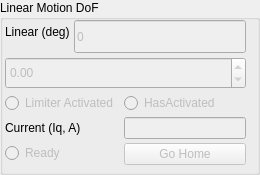
             <widget class="QGroupBox" name="linearGroupBox">
              <property name="sizePolicy">
               <sizepolicy hsizetype="Preferred" vsizetype="Fixed">
                <horstretch>0</horstretch>
                <verstretch>0</verstretch>
               </sizepolicy>
              </property>
              <property name="minimumSize">
               <size>
                <width>0</width>
                <height>175</height>
               </size>
              </property>
              <property name="maximumSize">
               <size>
                <width>16777215</width>
                <height>175</height>
               </size>
              </property>
              <property name="title">
               <string>Linear Motion DoF</string>
              </property>
              <widget class="QWidget" name="verticalLayoutWidget_6">
               <property name="geometry">
                <rect>
                 <x>0</x>
                 <y>20</y>
                 <width>251</width>
                 <height>145</height>
                </rect>
               </property>
               <layout class="QVBoxLayout" name="verticalLayout_7">
                <property name="spacing">
                 <number>4</number>
                </property>
                <property name="leftMargin">
                 <number>5</number>
                </property>
                <property name="rightMargin">
                 <number>5</number>
                </property>
                <item>
                 <layout class="QFormLayout" name="formLayout_4">
                  <item row="0" column="0">
                   <widget class="QLabel" name="label_6">
                    <property name="text">
                     <string>Linear (deg)</string>
                    </property>
                   </widget>
                  </item>
                  <item row="0" column="1">
                   <widget class="QLineEdit" name="panelLinearLineEdit">
                    <property name="enabled">
                     <bool>false</bool>
                    </property>
                    <property name="sizePolicy">
                     <sizepolicy hsizetype="Expanding" vsizetype="Expanding">
                      <horstretch>0</horstretch>
                      <verstretch>0</verstretch>
                     </sizepolicy>
                    </property>
                    <property name="mouseTracking">
                     <bool>false</bool>
                    </property>
                    <property name="focusPolicy">
                     <enum>Qt::FocusPolicy::NoFocus</enum>
                    </property>
                    <property name="contextMenuPolicy">
                     <enum>Qt::ContextMenuPolicy::NoContextMenu</enum>
                    </property>
                    <property name="text">
                     <string>0</string>
                    </property>
                    <property name="readOnly">
                     <bool>true</bool>
                    </property>
                   </widget>
                  </item>
                 </layout>
                </item>
                <item>
                 <widget class="QDoubleSpinBox" name="panelLinearSpinBox">
                  <property name="enabled">
                   <bool>false</bool>
                  </property>
                  <property name="sizePolicy">
                   <sizepolicy hsizetype="Minimum" vsizetype="Expanding">
                    <horstretch>0</horstretch>
                    <verstretch>0</verstretch>
                   </sizepolicy>
                  </property>
                  <property name="minimum">
                   <double>-3600.000000000000000</double>
                  </property>
                  <property name="maximum">
                   <double>3600.000000000000000</double>
                  </property>
                  <property name="singleStep">
                   <double>36.000000000000000</double>
                  </property>
                 </widget>
                </item>
                <item>
                 <layout class="QFormLayout" name="formLayout_8">
                  <item row="2" column="0">
                   <widget class="QRadioButton" name="panelLinearReadyRadioButton">
                    <property name="enabled">
                     <bool>false</bool>
                    </property>
                    <property name="focusPolicy">
                     <enum>Qt::FocusPolicy::NoFocus</enum>
                    </property>
                    <property name="contextMenuPolicy">
                     <enum>Qt::ContextMenuPolicy::NoContextMenu</enum>
                    </property>
                    <property name="text">
                     <string>Ready</string>
                    </property>
                    <property name="autoExclusive">
                     <bool>false</bool>
                    </property>
                   </widget>
                  </item>
                  <item row="2" column="1">
                   <widget class="QPushButton" name="panelLinearAlignButton">
                    <property name="enabled">
                     <bool>false</bool>
                    </property>
                    <property name="text">
                     <string>Go Home</string>
                    </property>
                   </widget>
                  </item>
                  <item row="0" column="0">
                   <widget class="QRadioButton" name="panelLinearLimiterActivatedRadioButton">
                    <property name="enabled">
                     <bool>false</bool>
                    </property>
                    <property name="minimumSize">
                     <size>
                      <width>115</width>
                      <height>0</height>
                     </size>
                    </property>
                    <property name="maximumSize">
                     <size>
                      <width>115</width>
                      <height>16777215</height>
                     </size>
                    </property>
                    <property name="mouseTracking">
                     <bool>false</bool>
                    </property>
                    <property name="focusPolicy">
                     <enum>Qt::FocusPolicy::NoFocus</enum>
                    </property>
                    <property name="contextMenuPolicy">
                     <enum>Qt::ContextMenuPolicy::NoContextMenu</enum>
                    </property>
                    <property name="text">
                     <string>Limiter Activated</string>
                    </property>
                    <property name="checkable">
                     <bool>true</bool>
                    </property>
                    <property name="autoExclusive">
                     <bool>false</bool>
                    </property>
                   </widget>
                  </item>
                  <item row="0" column="1">
                   <widget class="QRadioButton" name="panelLinearLimiterHasActivatedRadioButton">
                    <property name="enabled">
                     <bool>false</bool>
                    </property>
                    <property name="focusPolicy">
                     <enum>Qt::FocusPolicy::NoFocus</enum>
                    </property>
                    <property name="contextMenuPolicy">
                     <enum>Qt::ContextMenuPolicy::NoContextMenu</enum>
                    </property>
                    <property name="text">
                     <string>HasActivated</string>
                    </property>
                    <property name="autoExclusive">
                     <bool>false</bool>
                    </property>
                   </widget>
                  </item>
                  <item row="1" column="0">
                   <widget class="QLabel" name="label_10">
                    <property name="text">
                     <string>Current (Iq, A)</string>
                    </property>
                   </widget>
                  </item>
                  <item row="1" column="1">
                   <widget class="QLineEdit" name="panelLinearIqEdit">
                    <property name="enabled">
                     <bool>false</bool>
                    </property>
                    <property name="mouseTracking">
                     <bool>false</bool>
                    </property>
                    <property name="focusPolicy">
                     <enum>Qt::FocusPolicy::NoFocus</enum>
                    </property>
                    <property name="contextMenuPolicy">
                     <enum>Qt::ContextMenuPolicy::NoContextMenu</enum>
                    </property>
                    <property name="readOnly">
                     <bool>true</bool>
                    </property>
                   </widget>
                  </item>
                 </layout>
                </item>
               </layout>
              </widget>
             </widget>
